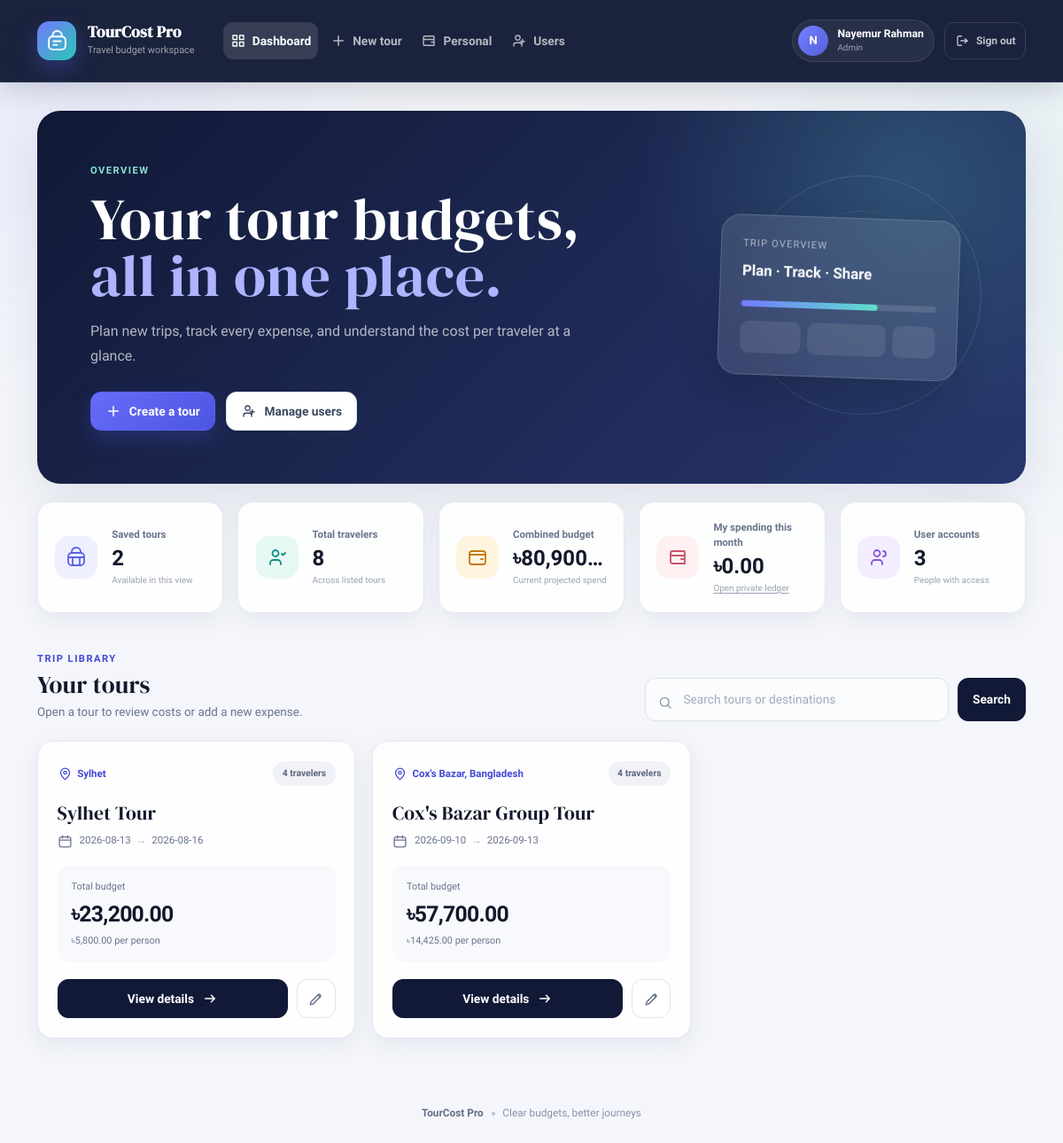
/ (signed in), run on the app's committed database.
### tables this page shows
CREATE TABLE users (
                id INTEGER PRIMARY KEY AUTOINCREMENT,
                username TEXT NOT NULL UNIQUE,
                full_name TEXT NOT NULL,
                password_hash TEXT NOT NULL,
                role TEXT NOT NULL DEFAULT 'user',
                created_at TEXT NOT NULL,
                updated_at TEXT NOT NULL,
                CHECK(role IN ('super_admin', 'admin', 'user'))
            );

CREATE TABLE tours (
                id INTEGER PRIMARY KEY AUTOINCREMENT,
                title TEXT NOT NULL,
                destination TEXT NOT NULL,
                start_date TEXT NOT NULL,
                end_date TEXT NOT NULL,
                travelers INTEGER NOT NULL,
                transport_cost REAL NOT NULL DEFAULT 0,
                hotel_cost_per_night REAL NOT NULL DEFAULT 0,
                hotel_nights INTEGER NOT NULL DEFAULT 0,
                food_cost_per_person_per_day REAL NOT NULL DEFAULT 0,
                food_days INTEGER NOT NULL DEFAULT 0,
                activities_cost REAL NOT NULL DEFAULT 0,
                visa_cost REAL NOT NULL DEFAULT 0,
                shopping_cost REAL NOT NULL DEFAULT 0,
                other_cost REAL NOT NULL DEFAULT 0,
                tax_percent REAL NOT NULL DEFAULT 0,
                contingency_percent REAL NOT NULL DEFAULT 0,
                notes TEXT DEFAULT '',
                created_at TEXT NOT NULL,
                updated_at TEXT NOT NULL
            , total_cost REAL NOT NULL DEFAULT 0);

### app.py (the view)
@app.route("/")
@login_required
def dashboard():
    q = request.args.get("q", "").strip()
    with get_db() as conn:
        if q:
            tours = conn.execute(
                "SELECT * FROM tours WHERE title LIKE ? OR destination LIKE ? ORDER BY id DESC",
                (f"%{q}%", f"%{q}%"),
            ).fetchall()
        else:
            tours = conn.execute("SELECT * FROM tours ORDER BY id DESC").fetchall()
    total_budget = sum(calculate_costs(t)["grand_total"] for t in tours)
    total_travelers = sum(int(t["travelers"]) for t in tours)
    with get_db() as conn:
        user_count = conn.execute("SELECT COUNT(*) FROM users").fetchone()[0]
        current_month = date.today().strftime("%Y-%m")
        personal_month_total = conn.execute(
            "SELECT COALESCE(SUM(amount), 0) FROM personal_expenses WHERE user_id = ? AND substr(expense_date, 1, 7) = ?",
            (g.current_user["id"], current_month),
        ).fetchone()[0]
    return render_template(
        "dashboard.html",
        tours=tours,
        q=q,
        total_budget=total_budget,
        total_travelers=total_travelers,
        user_count=user_count,
        personal_month_total=float(personal_month_total or 0),
    )

### templates/dashboard.html (shortened to what this page needs)
{% extends "base.html" %}
{% block content %}
<section class="page-hero dashboard-hero">
    <div class="page-hero-copy">
        <span class="eyebrow">Overview</span>
        <h1>Your tour budgets,<br><span>all in one place.</span></h1>
        <p>Plan new trips, track every expense, and understand the cost per traveler at a glance.</p>
        <div class="hero-actions">
            <a class="btn btn-primary btn-icon" href="{{ url_for('new_tour') }}">
                <svg viewBox="0 0 24 24" fill="none" aria-hidden="true"><path d="M12 5v14M5 12h14" stroke="currentColor" stroke-width="2" stroke-linecap="round"/></svg>
                Create a tour
            </a>
            {% if can_manage_users %}
            <a class="btn btn-secondary-soft btn-icon" href="{{ url_for('manage_users') }}">
                <svg viewBox="0 0 24 24" fill="none" aria-hidden="true"><path d="M16 20v-1.5a3.5 3.5 0 0 0-3.5-3.5h-5A3.5 3.5 0 0 0 4 18.5V20M10 11a3.5 3.5 0 1 0 0-7 3.5 3.5 0 0 0 0 7Zm7-1v6m-3-3h6" stroke="currentColor" stroke-width="1.8" stroke-linecap="round"/></svg>
                Manage users
            </a>
            {% endif %}
        </div>
    </div>
    <div class="hero-visual" aria-hidden="true">
        <div class="hero-orbit hero-orbit-one"></div>
        <div class="hero-orbit hero-orbit-two"></div>
        <div class="hero-budget-card">
            <span>Trip overview</span>
            <strong>Plan · Track · Share</strong>
            <div class="mini-progress"><i></i></div>
            <div class="mini-stats"><span></span><span></span><span></span></div>
        </div>
    </div>
</section>
<section class="stats-grid" aria-label="Budget summary">
    <article class="stat-card stat-indigo">
        <div class="stat-icon"><svg viewBox="0 0 24 24" fill="none" aria-hidden="true"><path d="M7 7V5.8A4.8 4.8 0 0 1 11.8 1h.4A4.8 4.8 0 0 1 17 5.8V7M3 12h18M8 12v9m8-9v9M7 7h10a4 4 0 0 1 4 4v6a4 4 0 0 1-4 4H7a4 4 0 0 1-4-4v-6a4 4 0 0 1 4-4Z" stroke="currentColor" stroke-width="1.8"/></svg></div>
        <div><span>Saved tours</span><strong>{{ tours|length }}</strong><small>Available in this view</small></div>
    </article>
    <article class="stat-card stat-teal">
        <div class="stat-icon"><svg viewBox="0 0 24 24" fill="none" aria-hidden="true"><path d="M16 20v-1.5a3.5 3.5 0 0 0-3.5-3.5h-5A3.5 3.5 0 0 0 4 18.5V20M10 11a3.5 3.5 0 1 0 0-7 3.5 3.5 0 0 0 0 7Zm7-3 1.5 1.5L21 7" stroke="currentColor" stroke-width="1.8" stroke-linecap="round" stroke-linejoin="round"/></svg></div>
        <div><span>Total travelers</span><strong>{{ total_travelers }}</strong><small>Across listed tours</small></div>
    </article>
    <article class="stat-card stat-amber">
        <div class="stat-icon"><svg viewBox="0 0 24 24" fill="none" aria-hidden="true"><rect x="3" y="5" width="18" height="15" rx="3" stroke="currentColor" stroke-width="1.8"/><path d="M3 9h18M16 14h2" stroke="currentColor" stroke-width="1.8" stroke-linecap="round"/></svg></div>
        <div><span>Combined budget</span><strong>৳{{ "{:,.2f}".format(total_budget) }}</strong><small>Current projected spend</small></div>
    </article>
    <article class="stat-card stat-coral">
        <div class="stat-icon"><svg viewBox="0 0 24 24" fill="none" aria-hidden="true"><path d="M4 7.5A2.5 2.5 0 0 1 6.5 5H19a1 1 0 0 1 1 1v13H6.5A2.5 2.5 0 0 1 4 16.5v-9Zm0 0A2.5 2.5 0 0 0 6.5 10H20m-4 4h4" stroke="currentColor" stroke-width="1.8" stroke-linecap="round" stroke-linejoin="round"/></svg></div>
        <div><span>My spending this month</span><strong>&#2547;{{ "{:,.2f}".format(personal_month_total) }}</strong><small><a href="{{ url_for('personal_expenses') }}">Open private ledger</a></small></div>
    </article>
    {% if can_manage_users %}
    <article class="stat-card stat-violet">
        <div class="stat-icon"><svg viewBox="0 0 24 24" fill="none" aria-hidden="true"><path d="M16 20v-1.5a3.5 3.5 0 0 0-3.5-3.5h-5A3.5 3.5 0 0 0 4 18.5V20M10 11a3.5 3.5 0 1 0 0-7 3.5 3.5 0 0 0 0 7Zm7 0a3 3 0 0 0 0-6" stroke="currentColor" stroke-width="1.8" stroke-linecap="round"/></svg></div>
        <div><span>User accounts</span><strong>{{ user_count }}</strong><small>People with access</small></div>
    </article>
    {% endif %}
</section>
<section class="content-section">
    <div class="section-toolbar">
        <div>
            <span class="section-kicker">Trip library</span>
            <h2>{% if q %}Search results{% else %}Your tours{% endif %}</h2>
            <p>{% if q %}Tours matching “{{ q }}”{% else %}Open a tour to review costs or add a new expense.{% endif %}</p>
        </div>
        <form class="dashboard-search" method="get" role="search">
            <span class="search-icon" aria-hidden="true"><svg viewBox="0 0 24 24" fill="none"><circle cx="11" cy="11" r="6.5" stroke="currentColor" stroke-width="1.8"/><path d="m16 16 4 4" stroke="currentColor" stroke-width="1.8" stroke-linecap="round"/></svg></span>
            <input class="form-control" id="tourSearch" name="q" value="{{ q }}" placeholder="Search tours or destinations">
            <button class="btn btn-dark" type="submit">Search</button>
        </form>
    </div>
    {% if tours %}
    <div class="tour-grid">
        {% for tour in tours %}
            {% set costs = calculate_costs(tour) %}
            <article class="tour-card">
                <div class="tour-card-top">
                    <span class="tour-destination">
                        <svg viewBox="0 0 24 24" fill="none" aria-hidden="true"><path d="M19 10c0 5-7 11-7 11S5 15 5 10a7 7 0 1 1 14 0Z" stroke="currentColor" stroke-width="1.8"/><circle cx="12" cy="10" r="2.3" stroke="currentColor" stroke-width="1.8"/></svg>
                        {{ tour['destination'] }}
                    </span>
                    <span class="traveler-chip">{{ tour['travelers'] }} {% if tour['travelers'] == 1 %}traveler{% else %}travelers{% endif %}</span>
                </div>
                <h3>{{ tour['title'] }}</h3>
                <div class="tour-date">
                    <svg viewBox="0 0 24 24" fill="none" aria-hidden="true"><rect x="3" y="5" width="18" height="16" rx="3" stroke="currentColor" stroke-width="1.8"/><path d="M8 3v4m8-4v4M3 10h18" stroke="currentColor" stroke-width="1.8" stroke-linecap="round"/></svg>
                    <span>{{ tour['start_date'] }} <i>→</i> {{ tour['end_date'] }}</span>
                </div>
                <div class="tour-cost">
                    <span>Total budget</span>
                    <strong>৳{{ "{:,.2f}".format(costs['grand_total']) }}</strong>
                    <small>৳{{ "{:,.2f}".format(costs['per_person']) }} per person</small>
                </div>
                <div class="tour-card-actions">
                    <a class="btn btn-dark btn-icon" href="{{ url_for('view_tour', tour_id=tour['id']) }}">
                        View details
                        <svg viewBox="0 0 24 24" fill="none" aria-hidden="true"><path d="M5 12h14m-5-5 5 5-5 5" stroke="currentColor" stroke-width="2" stroke-linecap="round" stroke-linejoin="round"/></svg>
                    </a>
                    <a class="icon-button" href="{{ url_for('edit_tour', tour_id=tour['id']) }}" aria-label="Edit {{ tour['title'] }}">
                        <svg viewBox="0 0 24 24" fill="none" aria-hidden="true"><path d="m14.5 5.5 4 4M4 20l4.2-1 10-10a2.1 2.1 0 0 0-3-3l-10 10L4 20Z" stroke="currentColor" stroke-width="1.8" stroke-linejoin="round"/></svg>
                    </a>
                </div>
            </article>
        {% endfor %}
    </div>
    {% endif %}
</section>
{% endblock %}

### templates/base.html (shortened to what this page needs)
<!doctype html>
<html lang="en">
<head>
    <link href="https://cdn.jsdelivr.net/npm/bootstrap@5.3.3/dist/css/bootstrap.min.css" rel="stylesheet">
    <link rel="stylesheet" href="{{ url_for('static', filename='style.css') }}">
</head>
<body>
<div class="page-shell">
<nav class="navbar navbar-expand-lg navbar-dark app-navbar">
    <div class="container nav-container">
        <a class="navbar-brand brand-mark" href="{{ url_for('dashboard') }}">
            <span class="brand-icon" aria-hidden="true">
            </span>
            <span>
                <strong>TourCost Pro</strong>
                <small>Travel budget workspace</small>
            </span>
        </a>
        {% if is_logged_in %}
        <div class="collapse navbar-collapse" id="primaryNav">
            <div class="navbar-nav app-nav-links" aria-label="Primary navigation">
                <a class="nav-link {% if request.endpoint in ('dashboard', 'view_tour', 'edit_tour') %}active{% endif %}" href="{{ url_for('dashboard') }}" {% if request.endpoint in ('dashboard', 'view_tour', 'edit_tour') %}aria-current="page"{% endif %}>
                    <svg viewBox="0 0 24 24" fill="none" aria-hidden="true"><path d="M4 4h6v6H4V4Zm10 0h6v6h-6V4ZM4 14h6v6H4v-6Zm10 0h6v6h-6v-6Z" stroke="currentColor" stroke-width="1.8" stroke-linejoin="round"/></svg>
                    Dashboard
                </a>
                <a class="nav-link {% if request.endpoint == 'new_tour' %}active{% endif %}" href="{{ url_for('new_tour') }}" {% if request.endpoint == 'new_tour' %}aria-current="page"{% endif %}>
                    <svg viewBox="0 0 24 24" fill="none" aria-hidden="true"><path d="M12 5v14M5 12h14" stroke="currentColor" stroke-width="2" stroke-linecap="round"/></svg>
                    New tour
                </a>
                <a class="nav-link " href="{{ url_for('personal_expenses') }}" >
                    <svg viewBox="0 0 24 24" fill="none" aria-hidden="true"><path d="M4 7.5A2.5 2.5 0 0 1 6.5 5H19a1 1 0 0 1 1 1v13H6.5A2.5 2.5 0 0 1 4 16.5v-9Zm0 0A2.5 2.5 0 0 0 6.5 10H20m-4 4h4" stroke="currentColor" stroke-width="1.8" stroke-linecap="round" stroke-linejoin="round"/></svg>
                    Personal
                </a>
                {% if can_manage_users %}
                <a class="nav-link {% if request.endpoint == 'manage_users' %}active{% endif %}" href="{{ url_for('manage_users') }}" {% if request.endpoint == 'manage_users' %}aria-current="page"{% endif %}>
                    <svg viewBox="0 0 24 24" fill="none" aria-hidden="true"><path d="M16 20v-1.5a3.5 3.5 0 0 0-3.5-3.5h-5A3.5 3.5 0 0 0 4 18.5V20M10 11a3.5 3.5 0 1 0 0-7 3.5 3.5 0 0 0 0 7Zm7-1v6m-3-3h6" stroke="currentColor" stroke-width="1.8" stroke-linecap="round"/></svg>
                    Users
                </a>
                {% endif %}
            </div>
            <div class="navbar-account">
                <div class="user-pill">
                    <span class="user-avatar">{{ current_user['full_name'][0]|upper }}</span>
                    <span>
                        <strong>{{ current_user['full_name'] }}</strong>
                        <small>{{ current_user['role'].replace('_', ' ')|title }}</small>
                    </span>
                </div>
                <form method="post" action="{{ url_for('logout') }}">
                    <button class="logout-button" type="submit" aria-label="Sign out">
                        <svg viewBox="0 0 24 24" fill="none" aria-hidden="true"><path d="M10 5H6a2 2 0 0 0-2 2v10a2 2 0 0 0 2 2h4m5-4 4-3-4-3m4 3H9" stroke="currentColor" stroke-width="1.8" stroke-linecap="round" stroke-linejoin="round"/></svg>
                        <span>Sign out</span>
                    </button>
                </form>
            </div>
        </div>
        {% endif %}
    </div>
</nav>
<main class="container app-main" id="main-content" tabindex="-1">
    {% block content %}{% endblock %}
</main>
<footer class="container app-footer">
    <span>TourCost Pro</span>
    <span class="footer-dot" aria-hidden="true"></span>
    <span>Clear budgets, better journeys</span>
</footer>
</div>
</body>
</html>

### data on the page
users: full_name "N", full_name "Nayemur Rahman", role.replace "Admin"
tours: destination "Sylhet", travelers "4", title "Sylhet Tour", start_date "2026-08-13", end_date "2026-08-16", grand_total "23,200.00", per_person "5,800.00"
tours: destination "Cox's Bazar, Bangladesh", travelers "4", title "Cox's Bazar Group Tour", start_date "2026-09-10", end_date "2026-09-13", grand_total "57,700.00", per_person "14,425.00"

### other printed values
{{ tours|length }} "2"
{{ total_travelers }} "8"
{{ "{:,.2f}".format(total_budget) }} "80,900…"
{{ "{:,.2f}".format(personal_month_total) }} "0.00"
{{ user_count }} "3"
